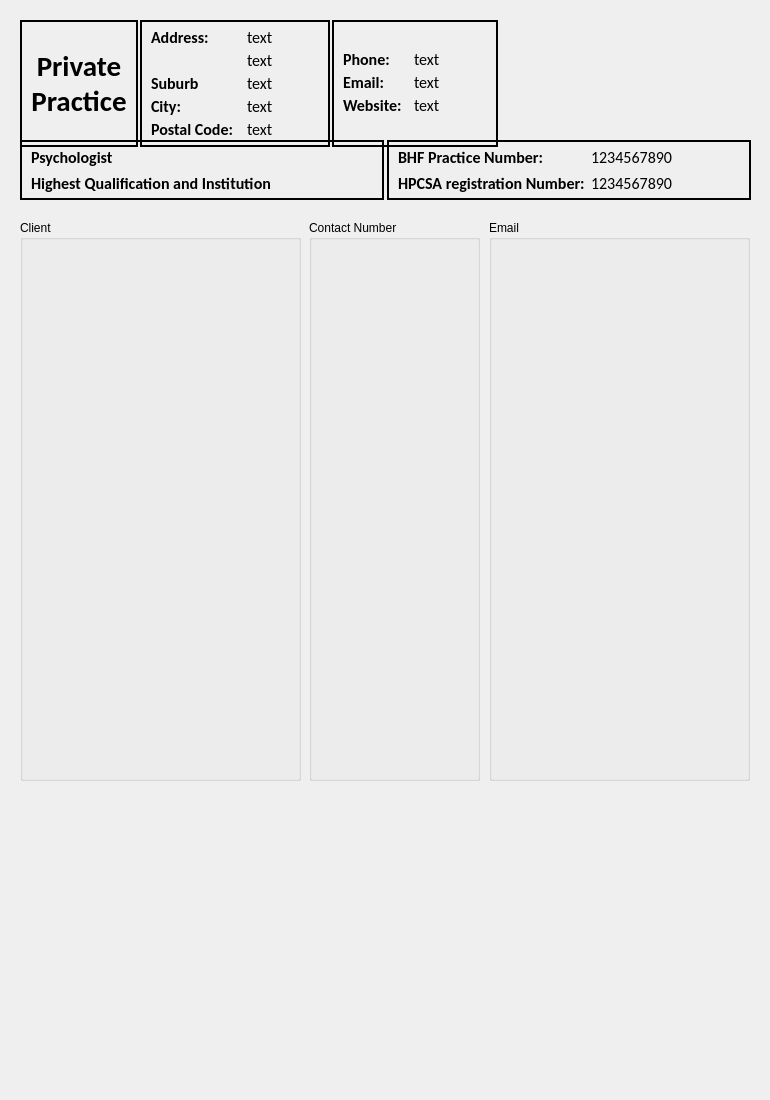
<?xml version="1.0" encoding="UTF-8"?>
<ui version="4.0">
 <class>Dialog</class>
 <widget class="QDialog" name="Dialog">
  <property name="geometry">
   <rect>
    <x>0</x>
    <y>0</y>
    <width>770</width>
    <height>1100</height>
   </rect>
  </property>
  <property name="sizePolicy">
   <sizepolicy hsizetype="Fixed" vsizetype="Fixed">
    <horstretch>0</horstretch>
    <verstretch>0</verstretch>
   </sizepolicy>
  </property>
  <property name="minimumSize">
   <size>
    <width>770</width>
    <height>1100</height>
   </size>
  </property>
  <property name="maximumSize">
   <size>
    <width>770</width>
    <height>1100</height>
   </size>
  </property>
  <property name="windowTitle">
   <string>Dialog</string>
  </property>
  <widget class="QWidget" name="layoutWidget">
   <property name="geometry">
    <rect>
     <x>20</x>
     <y>20</y>
     <width>731</width>
     <height>119</height>
    </rect>
   </property>
   <layout class="QHBoxLayout" name="r1_top_row" stretch="20,40,35">
    <property name="spacing">
     <number>2</number>
    </property>
    <property name="sizeConstraint">
     <enum>QLayout::SetFixedSize</enum>
    </property>
    <item>
     <widget class="QFrame" name="f1_prac_name">
      <property name="font">
       <font>
        <family>Calibri</family>
        <pointsize>11</pointsize>
        <bold>true</bold>
       </font>
      </property>
      <property name="frameShape">
       <enum>QFrame::WinPanel</enum>
      </property>
      <property name="frameShadow">
       <enum>QFrame::Plain</enum>
      </property>
      <layout class="QVBoxLayout" name="verticalLayout_2">
       <property name="spacing">
        <number>2</number>
       </property>
       <property name="topMargin">
        <number>5</number>
       </property>
       <property name="bottomMargin">
        <number>5</number>
       </property>
       <item>
        <widget class="QLabel" name="practice_name">
         <property name="font">
          <font>
           <family>Calibri</family>
           <pointsize>22</pointsize>
           <bold>true</bold>
          </font>
         </property>
         <property name="text">
          <string>Private Practice</string>
         </property>
         <property name="alignment">
          <set>Qt::AlignCenter</set>
         </property>
         <property name="wordWrap">
          <bool>true</bool>
         </property>
        </widget>
       </item>
      </layout>
     </widget>
    </item>
    <item>
     <widget class="QFrame" name="f2_prac_address">
      <property name="frameShape">
       <enum>QFrame::WinPanel</enum>
      </property>
      <layout class="QFormLayout" name="formLayout">
       <property name="horizontalSpacing">
        <number>14</number>
       </property>
       <property name="verticalSpacing">
        <number>2</number>
       </property>
       <property name="topMargin">
        <number>5</number>
       </property>
       <property name="bottomMargin">
        <number>5</number>
       </property>
       <item row="0" column="0">
        <widget class="QLabel" name="address">
         <property name="font">
          <font>
           <family>Calibri</family>
           <pointsize>12</pointsize>
           <bold>true</bold>
          </font>
         </property>
         <property name="text">
          <string>Address:</string>
         </property>
        </widget>
       </item>
       <item row="0" column="1">
        <widget class="QLabel" name="l1">
         <property name="font">
          <font>
           <family>Calibri</family>
           <pointsize>12</pointsize>
           <bold>false</bold>
          </font>
         </property>
         <property name="text">
          <string>text</string>
         </property>
        </widget>
       </item>
       <item row="1" column="0">
        <widget class="QLabel" name="suburb">
         <property name="font">
          <font>
           <family>Calibri</family>
           <pointsize>12</pointsize>
           <bold>true</bold>
          </font>
         </property>
         <property name="text">
          <string/>
         </property>
        </widget>
       </item>
       <item row="1" column="1">
        <widget class="QLabel" name="l2">
         <property name="font">
          <font>
           <family>Calibri</family>
           <pointsize>12</pointsize>
           <bold>false</bold>
          </font>
         </property>
         <property name="text">
          <string>text</string>
         </property>
        </widget>
       </item>
       <item row="2" column="0">
        <widget class="QLabel" name="suburb_2">
         <property name="font">
          <font>
           <family>Calibri</family>
           <pointsize>12</pointsize>
           <bold>true</bold>
          </font>
         </property>
         <property name="text">
          <string>Suburb</string>
         </property>
        </widget>
       </item>
       <item row="2" column="1">
        <widget class="QLabel" name="l3">
         <property name="font">
          <font>
           <family>Calibri</family>
           <pointsize>12</pointsize>
           <bold>false</bold>
          </font>
         </property>
         <property name="text">
          <string>text</string>
         </property>
        </widget>
       </item>
       <item row="3" column="0">
        <widget class="QLabel" name="city">
         <property name="font">
          <font>
           <family>Calibri</family>
           <pointsize>12</pointsize>
           <bold>true</bold>
          </font>
         </property>
         <property name="text">
          <string>City:</string>
         </property>
        </widget>
       </item>
       <item row="3" column="1">
        <widget class="QLabel" name="l4">
         <property name="font">
          <font>
           <family>Calibri</family>
           <pointsize>12</pointsize>
           <bold>false</bold>
          </font>
         </property>
         <property name="text">
          <string>text</string>
         </property>
        </widget>
       </item>
       <item row="4" column="0">
        <widget class="QLabel" name="postal">
         <property name="font">
          <font>
           <family>Calibri</family>
           <pointsize>12</pointsize>
           <bold>true</bold>
          </font>
         </property>
         <property name="text">
          <string>Postal Code:</string>
         </property>
        </widget>
       </item>
       <item row="4" column="1">
        <widget class="QLabel" name="l5">
         <property name="font">
          <font>
           <family>Calibri</family>
           <pointsize>12</pointsize>
           <bold>false</bold>
          </font>
         </property>
         <property name="text">
          <string>text</string>
         </property>
        </widget>
       </item>
      </layout>
     </widget>
    </item>
    <item>
     <widget class="QFrame" name="f3_prac_contact">
      <property name="frameShape">
       <enum>QFrame::WinPanel</enum>
      </property>
      <layout class="QFormLayout" name="formLayout_2">
       <property name="horizontalSpacing">
        <number>12</number>
       </property>
       <property name="verticalSpacing">
        <number>2</number>
       </property>
       <property name="topMargin">
        <number>5</number>
       </property>
       <property name="bottomMargin">
        <number>5</number>
       </property>
       <item row="1" column="0">
        <widget class="QLabel" name="phone">
         <property name="font">
          <font>
           <family>Calibri</family>
           <pointsize>12</pointsize>
           <bold>true</bold>
          </font>
         </property>
         <property name="text">
          <string>Phone:</string>
         </property>
        </widget>
       </item>
       <item row="1" column="1">
        <widget class="QLabel" name="l6">
         <property name="font">
          <font>
           <family>Calibri</family>
           <pointsize>12</pointsize>
           <bold>false</bold>
          </font>
         </property>
         <property name="text">
          <string>text</string>
         </property>
        </widget>
       </item>
       <item row="2" column="0">
        <widget class="QLabel" name="email">
         <property name="font">
          <font>
           <family>Calibri</family>
           <pointsize>12</pointsize>
           <bold>true</bold>
          </font>
         </property>
         <property name="text">
          <string>Email:</string>
         </property>
        </widget>
       </item>
       <item row="2" column="1">
        <widget class="QLabel" name="l7">
         <property name="font">
          <font>
           <family>Calibri</family>
           <pointsize>12</pointsize>
           <bold>false</bold>
          </font>
         </property>
         <property name="text">
          <string>text</string>
         </property>
        </widget>
       </item>
       <item row="3" column="0">
        <widget class="QLabel" name="website">
         <property name="font">
          <font>
           <family>Calibri</family>
           <pointsize>12</pointsize>
           <bold>true</bold>
          </font>
         </property>
         <property name="text">
          <string>Website:</string>
         </property>
        </widget>
       </item>
       <item row="3" column="1">
        <widget class="QLabel" name="l8">
         <property name="font">
          <font>
           <family>Calibri</family>
           <pointsize>12</pointsize>
           <bold>false</bold>
          </font>
         </property>
         <property name="text">
          <string>text</string>
         </property>
        </widget>
       </item>
       <item row="0" column="0">
        <widget class="QLabel" name="spacer_5">
         <property name="font">
          <font>
           <family>Calibri</family>
           <pointsize>12</pointsize>
           <bold>false</bold>
          </font>
         </property>
         <property name="text">
          <string/>
         </property>
        </widget>
       </item>
       <item row="0" column="1">
        <widget class="QLabel" name="spacer_6">
         <property name="font">
          <font>
           <family>Calibri</family>
           <pointsize>12</pointsize>
           <bold>false</bold>
          </font>
         </property>
         <property name="text">
          <string/>
         </property>
        </widget>
       </item>
       <item row="4" column="0">
        <widget class="QLabel" name="spacer_7">
         <property name="font">
          <font>
           <family>Calibri</family>
           <pointsize>12</pointsize>
           <bold>false</bold>
          </font>
         </property>
         <property name="text">
          <string/>
         </property>
        </widget>
       </item>
       <item row="4" column="1">
        <widget class="QLabel" name="spacer_8">
         <property name="font">
          <font>
           <family>Calibri</family>
           <pointsize>12</pointsize>
           <bold>false</bold>
          </font>
         </property>
         <property name="text">
          <string/>
         </property>
        </widget>
       </item>
      </layout>
     </widget>
    </item>
   </layout>
  </widget>
  <widget class="QWidget" name="layoutWidget_2">
   <property name="geometry">
    <rect>
     <x>20</x>
     <y>140</y>
     <width>731</width>
     <height>60</height>
    </rect>
   </property>
   <layout class="QHBoxLayout" name="r2_reg_deets">
    <property name="spacing">
     <number>3</number>
    </property>
    <item>
     <widget class="QFrame" name="f4_psy_quali">
      <property name="frameShape">
       <enum>QFrame::WinPanel</enum>
      </property>
      <layout class="QVBoxLayout" name="verticalLayout_14">
       <property name="topMargin">
        <number>5</number>
       </property>
       <property name="bottomMargin">
        <number>5</number>
       </property>
       <item>
        <widget class="QLabel" name="psyc">
         <property name="font">
          <font>
           <family>Calibri</family>
           <pointsize>12</pointsize>
           <bold>true</bold>
          </font>
         </property>
         <property name="text">
          <string>Psychologist </string>
         </property>
        </widget>
       </item>
       <item>
        <widget class="QLabel" name="quali">
         <property name="font">
          <font>
           <family>Calibri</family>
           <pointsize>12</pointsize>
           <bold>true</bold>
          </font>
         </property>
         <property name="text">
          <string>Highest Qualification and Institution</string>
         </property>
        </widget>
       </item>
      </layout>
     </widget>
    </item>
    <item>
     <widget class="QFrame" name="f5_bhf_hpcsa">
      <property name="frameShape">
       <enum>QFrame::WinPanel</enum>
      </property>
      <layout class="QFormLayout" name="formLayout_8">
       <property name="topMargin">
        <number>5</number>
       </property>
       <property name="bottomMargin">
        <number>5</number>
       </property>
       <item row="0" column="0">
        <widget class="QLabel" name="bhf">
         <property name="font">
          <font>
           <family>Calibri</family>
           <pointsize>12</pointsize>
           <bold>true</bold>
          </font>
         </property>
         <property name="text">
          <string>BHF Practice Number:</string>
         </property>
        </widget>
       </item>
       <item row="0" column="1">
        <widget class="QLabel" name="bhf_num">
         <property name="font">
          <font>
           <family>Calibri</family>
           <pointsize>12</pointsize>
           <bold>false</bold>
          </font>
         </property>
         <property name="text">
          <string>1234567890</string>
         </property>
        </widget>
       </item>
       <item row="1" column="0">
        <widget class="QLabel" name="hpcsa">
         <property name="font">
          <font>
           <family>Calibri</family>
           <pointsize>12</pointsize>
           <bold>true</bold>
          </font>
         </property>
         <property name="text">
          <string>HPCSA registration Number:</string>
         </property>
        </widget>
       </item>
       <item row="1" column="1">
        <widget class="QLabel" name="hpcsa_num">
         <property name="font">
          <font>
           <family>Calibri</family>
           <pointsize>12</pointsize>
           <bold>false</bold>
          </font>
         </property>
         <property name="text">
          <string>1234567890</string>
         </property>
        </widget>
       </item>
      </layout>
     </widget>
    </item>
   </layout>
  </widget>
  <widget class="QGroupBox" name="groupBox">
   <property name="geometry">
    <rect>
     <x>20</x>
     <y>220</y>
     <width>281</width>
     <height>561</height>
    </rect>
   </property>
   <property name="title">
    <string>Client</string>
   </property>
  </widget>
  <widget class="QGroupBox" name="groupBox_2">
   <property name="geometry">
    <rect>
     <x>309</x>
     <y>220</y>
     <width>171</width>
     <height>561</height>
    </rect>
   </property>
   <property name="title">
    <string>Contact Number</string>
   </property>
  </widget>
  <widget class="QGroupBox" name="groupBox_3">
   <property name="geometry">
    <rect>
     <x>489</x>
     <y>220</y>
     <width>261</width>
     <height>561</height>
    </rect>
   </property>
   <property name="title">
    <string>Email</string>
   </property>
  </widget>
 </widget>
 <resources/>
 <connections/>
</ui>
